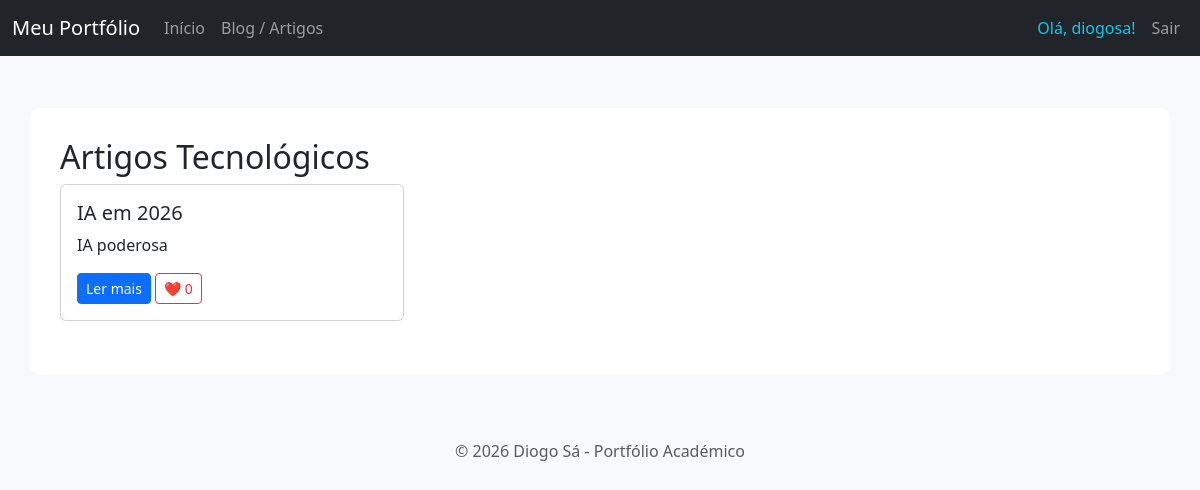
The page /artigos/ (signed in) on the database its author committed.
### artigos/models.py (models this page shows, shortened)
class Artigo(models.Model):
    titulo = models.CharField(max_length=200)
    conteudo = models.TextField()
    fotografia = models.ImageField(upload_to='artigos/', blank=True, null=True)
    link_externo = models.URLField(blank=True, null=True)
    data_criacao = models.DateTimeField(auto_now_add=True)
    autor = models.ForeignKey(User, on_delete=models.CASCADE, related_name='artigos')
    likes = models.ManyToManyField(User, related_name='artigos_curtidos', blank=True)
    def total_likes(self):
        return self.likes.count()

### artigos/views.py (the view)
# urls.py: path('', views.listagem_artigos, name='listagem'),
def listagem_artigos(request):
    artigos = Artigo.objects.all().order_by('-data_criacao')
    return render(request, 'artigos/listagem.html', {'artigos': artigos})

### artigos/templates/artigos/listagem.html (shortened to what this page needs)
{% extends 'portfolio/layout.html' %}
{% block content %}
<h2>Artigos Tecnológicos</h2>
<div class="row">
    {% for artigo in artigos %}
    <div class="col-md-4 mb-4">
        <div class="card">
            <div class="card-body">
                <h5>{{ artigo.titulo }}</h5>
                <p>{{ artigo.conteudo|truncatewords:20 }}</p>
                <a href="{% url 'artigos:detalhe' artigo.id %}" class="btn btn-primary btn-sm">Ler mais</a>
                <a href="{% url 'artigos:like' artigo.id %}" class="btn btn-outline-danger btn-sm">
                    ❤️ {{ artigo.total_likes }}
                </a>
            </div>
        </div>
    </div>
    {% endfor %}
</div>
{% endblock %}

### portfolio/templates/portfolio/layout.html (shortened to what this page needs)
<!DOCTYPE html>
<html lang="pt">
<head>
    <link href="https://cdn.jsdelivr.net/npm/bootstrap@5.3.0/dist/css/bootstrap.min.css" rel="stylesheet">
</head>
<body>
    <nav class="navbar navbar-expand-lg navbar-dark bg-dark fixed-top">
    <div class="container-fluid">
        <a class="navbar-brand" href="{% url 'portfolio:home' %}">Meu Portfólio</a>
        <div class="navbar-nav w-100">
            <a class="nav-link" href="{% url 'portfolio:home' %}">Início</a>
            <a class="nav-link" href="{% url 'artigos:listagem' %}">Blog / Artigos</a>
            <div class="ms-auto d-flex">
                {% if request.user.is_authenticated %}
                    <span class="nav-link text-info">Olá, {{ user.username }}!</span>
                    <a class="nav-link" href="{% url 'accounts:logout' %}">Sair</a>
                {% else %}
                    <a class="nav-link" href="{% url 'accounts:login' %}">Entrar</a>
                {% endif %}
            </div>
        </div>
    </div>
</nav>
    <div class="container mt-5">
        {% block content %}{% endblock %}
    </div>
    <footer class="text-center mt-5 py-3 text-muted">
        <p>&copy; 2026 Diogo Sá - Portfólio Académico</p>
    </footer>
</body>
</html>

### portfolio/templates/portfolio/layout.html (style rules this page uses)
body { padding-top: 60px; background-color: #f8f9fa; }
.container { background: white; padding: 30px; border-radius: 10px; shadow: 0 4px 6px rgba(0,0,0,0.1); }
nav { margin-bottom: 20px; }

### rows shown on the page
Artigo: titulo "IA em 2026", conteudo "IA poderosa", total_likes "0"

### other values the page prints
{{ user.username }} "diogosa"
